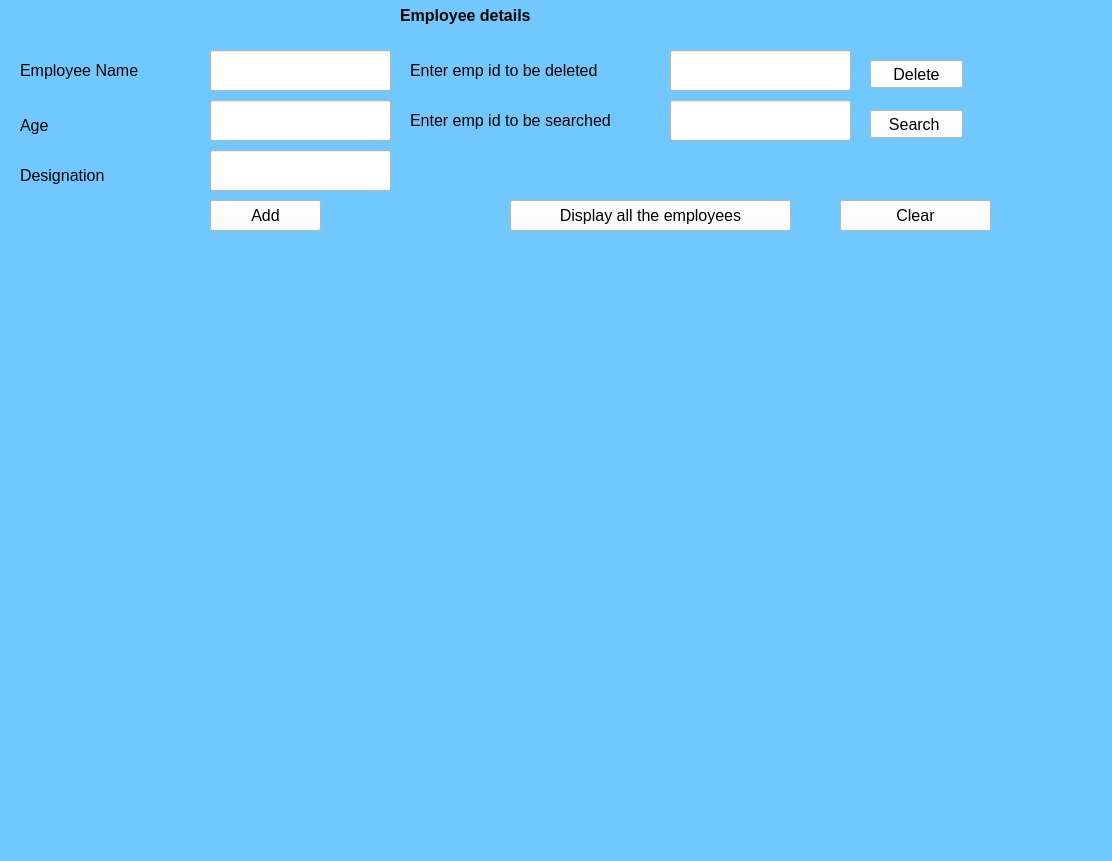
<?xml version="1.0" encoding="UTF-8"?>
<ui version="4.0">
 <class>MainWindow</class>
 <widget class="QMainWindow" name="MainWindow">
  <property name="geometry">
   <rect>
    <x>0</x>
    <y>0</y>
    <width>1112</width>
    <height>861</height>
   </rect>
  </property>
  <property name="font">
   <font>
    <family>MS Sans Serif</family>
    <pointsize>12</pointsize>
   </font>
  </property>
  <property name="windowTitle">
   <string>MainWindow</string>
  </property>
  <property name="styleSheet">
   <string notr="true">background-color: rgb(112, 200, 255);</string>
  </property>
  <widget class="QWidget" name="centralwidget">
   <widget class="QLabel" name="label">
    <property name="geometry">
     <rect>
      <x>20</x>
      <y>50</y>
      <width>151</width>
      <height>41</height>
     </rect>
    </property>
    <property name="font">
     <font>
      <family>MS Sans Serif</family>
      <pointsize>12</pointsize>
     </font>
    </property>
    <property name="text">
     <string>Employee Name</string>
    </property>
   </widget>
   <widget class="QLineEdit" name="ename">
    <property name="geometry">
     <rect>
      <x>210</x>
      <y>50</y>
      <width>181</width>
      <height>41</height>
     </rect>
    </property>
    <property name="font">
     <font>
      <family>MS Sans Serif</family>
      <pointsize>12</pointsize>
     </font>
    </property>
    <property name="styleSheet">
     <string notr="true">background-color: rgb(255, 255, 255);</string>
    </property>
   </widget>
   <widget class="QLineEdit" name="age">
    <property name="geometry">
     <rect>
      <x>210</x>
      <y>100</y>
      <width>181</width>
      <height>41</height>
     </rect>
    </property>
    <property name="font">
     <font>
      <family>MS Sans Serif</family>
      <pointsize>12</pointsize>
     </font>
    </property>
    <property name="styleSheet">
     <string notr="true">background-color: rgb(255, 255, 255);</string>
    </property>
   </widget>
   <widget class="QLabel" name="label_2">
    <property name="geometry">
     <rect>
      <x>20</x>
      <y>110</y>
      <width>51</width>
      <height>31</height>
     </rect>
    </property>
    <property name="font">
     <font>
      <family>MS Sans Serif</family>
      <pointsize>12</pointsize>
     </font>
    </property>
    <property name="text">
     <string>Age</string>
    </property>
   </widget>
   <widget class="QLabel" name="label_3">
    <property name="geometry">
     <rect>
      <x>20</x>
      <y>160</y>
      <width>141</width>
      <height>31</height>
     </rect>
    </property>
    <property name="font">
     <font>
      <family>MS Sans Serif</family>
      <pointsize>12</pointsize>
     </font>
    </property>
    <property name="text">
     <string>Designation</string>
    </property>
   </widget>
   <widget class="QLineEdit" name="dsgn">
    <property name="geometry">
     <rect>
      <x>210</x>
      <y>150</y>
      <width>181</width>
      <height>41</height>
     </rect>
    </property>
    <property name="font">
     <font>
      <family>MS Sans Serif</family>
      <pointsize>12</pointsize>
     </font>
    </property>
    <property name="styleSheet">
     <string notr="true">background-color: rgb(255, 255, 255);</string>
    </property>
   </widget>
   <widget class="QPushButton" name="addemp">
    <property name="geometry">
     <rect>
      <x>210</x>
      <y>200</y>
      <width>111</width>
      <height>31</height>
     </rect>
    </property>
    <property name="font">
     <font>
      <family>MS Sans Serif</family>
      <pointsize>12</pointsize>
     </font>
    </property>
    <property name="styleSheet">
     <string notr="true">background-color: rgb(255, 255, 255);</string>
    </property>
    <property name="text">
     <string>Add</string>
    </property>
   </widget>
   <widget class="QLabel" name="label_4">
    <property name="geometry">
     <rect>
      <x>410</x>
      <y>50</y>
      <width>251</width>
      <height>41</height>
     </rect>
    </property>
    <property name="font">
     <font>
      <family>MS Sans Serif</family>
      <pointsize>12</pointsize>
     </font>
    </property>
    <property name="text">
     <string>Enter emp id to be deleted</string>
    </property>
   </widget>
   <widget class="QLineEdit" name="did">
    <property name="geometry">
     <rect>
      <x>670</x>
      <y>50</y>
      <width>181</width>
      <height>41</height>
     </rect>
    </property>
    <property name="font">
     <font>
      <family>MS Sans Serif</family>
      <pointsize>12</pointsize>
     </font>
    </property>
    <property name="styleSheet">
     <string notr="true">background-color: rgb(255, 255, 255);</string>
    </property>
   </widget>
   <widget class="QPushButton" name="delete_2">
    <property name="geometry">
     <rect>
      <x>870</x>
      <y>60</y>
      <width>93</width>
      <height>28</height>
     </rect>
    </property>
    <property name="font">
     <font>
      <family>MS Sans Serif</family>
      <pointsize>12</pointsize>
     </font>
    </property>
    <property name="styleSheet">
     <string notr="true">background-color: rgb(255, 255, 255);</string>
    </property>
    <property name="text">
     <string>Delete</string>
    </property>
   </widget>
   <widget class="QPushButton" name="search">
    <property name="geometry">
     <rect>
      <x>870</x>
      <y>110</y>
      <width>93</width>
      <height>28</height>
     </rect>
    </property>
    <property name="font">
     <font>
      <family>MS Sans Serif</family>
      <pointsize>12</pointsize>
     </font>
    </property>
    <property name="styleSheet">
     <string notr="true">background-color: rgb(255, 255, 255);</string>
    </property>
    <property name="text">
     <string>Search </string>
    </property>
   </widget>
   <widget class="QLabel" name="label_5">
    <property name="geometry">
     <rect>
      <x>410</x>
      <y>100</y>
      <width>261</width>
      <height>41</height>
     </rect>
    </property>
    <property name="font">
     <font>
      <family>MS Sans Serif</family>
      <pointsize>12</pointsize>
     </font>
    </property>
    <property name="text">
     <string>Enter emp id to be searched</string>
    </property>
   </widget>
   <widget class="QLineEdit" name="sid">
    <property name="geometry">
     <rect>
      <x>670</x>
      <y>100</y>
      <width>181</width>
      <height>41</height>
     </rect>
    </property>
    <property name="font">
     <font>
      <family>MS Sans Serif</family>
      <pointsize>12</pointsize>
     </font>
    </property>
    <property name="styleSheet">
     <string notr="true">background-color: rgb(255, 255, 255);</string>
    </property>
   </widget>
   <widget class="QPushButton" name="disp">
    <property name="geometry">
     <rect>
      <x>510</x>
      <y>200</y>
      <width>281</width>
      <height>31</height>
     </rect>
    </property>
    <property name="font">
     <font>
      <family>MS Sans Serif</family>
      <pointsize>12</pointsize>
     </font>
    </property>
    <property name="styleSheet">
     <string notr="true">background-color: rgb(255, 255, 255);</string>
    </property>
    <property name="text">
     <string>Display all the employees</string>
    </property>
   </widget>
   <widget class="QPushButton" name="clearemp">
    <property name="geometry">
     <rect>
      <x>840</x>
      <y>200</y>
      <width>151</width>
      <height>31</height>
     </rect>
    </property>
    <property name="font">
     <font>
      <family>MS Sans Serif</family>
      <pointsize>12</pointsize>
     </font>
    </property>
    <property name="styleSheet">
     <string notr="true">background-color: rgb(255, 255, 255);</string>
    </property>
    <property name="text">
     <string>Clear</string>
    </property>
   </widget>
   <widget class="QLabel" name="label_6">
    <property name="geometry">
     <rect>
      <x>400</x>
      <y>0</y>
      <width>481</width>
      <height>31</height>
     </rect>
    </property>
    <property name="font">
     <font>
      <family>MS Sans Serif</family>
      <pointsize>12</pointsize>
      <weight>75</weight>
      <bold>true</bold>
     </font>
    </property>
    <property name="text">
     <string>Employee details</string>
    </property>
   </widget>
   <widget class="QLabel" name="empdetails">
    <property name="geometry">
     <rect>
      <x>160</x>
      <y>240</y>
      <width>761</width>
      <height>571</height>
     </rect>
    </property>
    <property name="font">
     <font>
      <family>MS Sans Serif</family>
      <pointsize>12</pointsize>
     </font>
    </property>
    <property name="text">
     <string/>
    </property>
   </widget>
  </widget>
  <widget class="QMenuBar" name="menubar">
   <property name="geometry">
    <rect>
     <x>0</x>
     <y>0</y>
     <width>1112</width>
     <height>26</height>
    </rect>
   </property>
  </widget>
  <widget class="QStatusBar" name="statusbar"/>
 </widget>
 <resources/>
 <connections/>
</ui>
